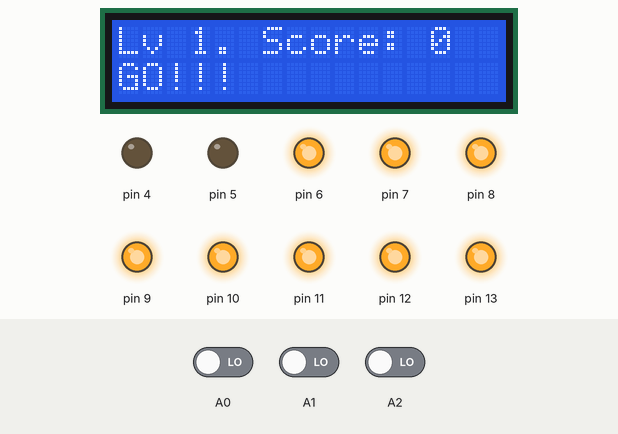
The sketch below on a simulated Arduino Uno, built with avr-gcc and run on an emulated ATmega328P. Shown: 16×2 character LCD, output pins drawn as LEDs (lit = HIGH). Dashed ring = blinking. The test bench sets the inputs (shaded band); at power-on: A1 LOW, A0 LOW, A2 LOW. Random numbers use the default seed unless the sketch sets one; what the sketch prints to the serial monitor is not drawn.

Above: at 1.7 s.
1.8 s: A1 driven HIGH
At 5.0 s:
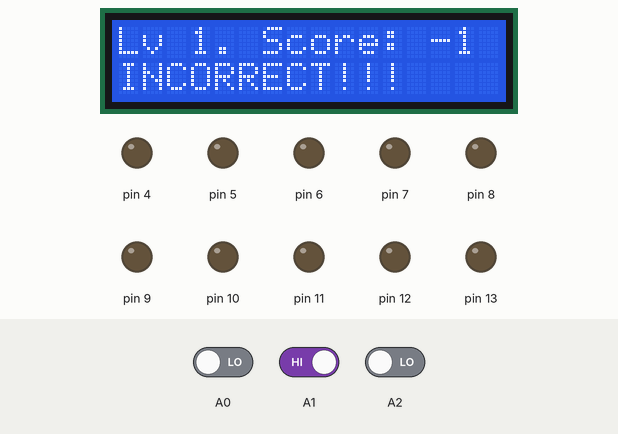
12.7 s: A1 driven LOW
At 14.1 s:
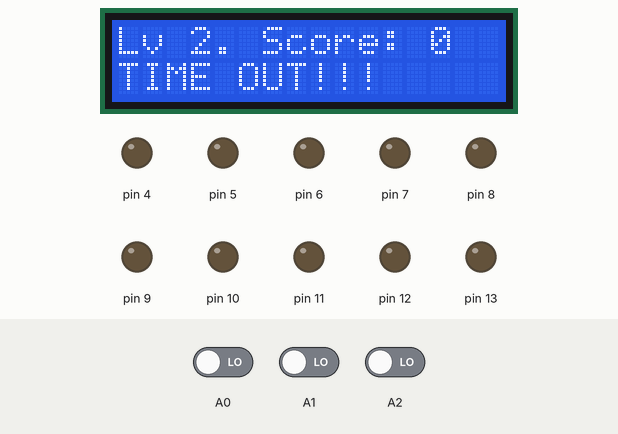
21.9 s: A0 driven HIGH
At 24.9 s:
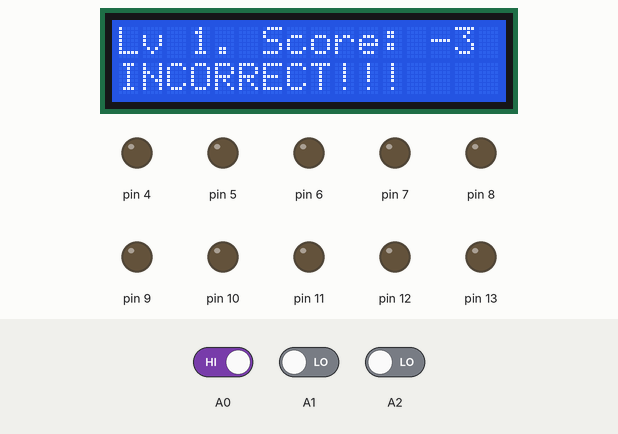
27.9 s: A1 driven HIGH
At 32.4 s:
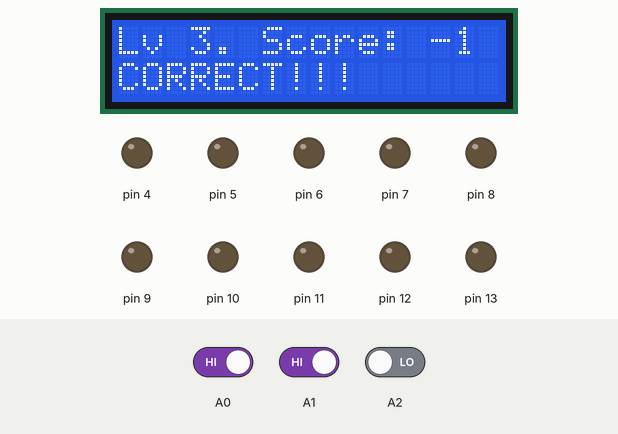
38.2 s: A2 driven HIGH
At 45.3 s:
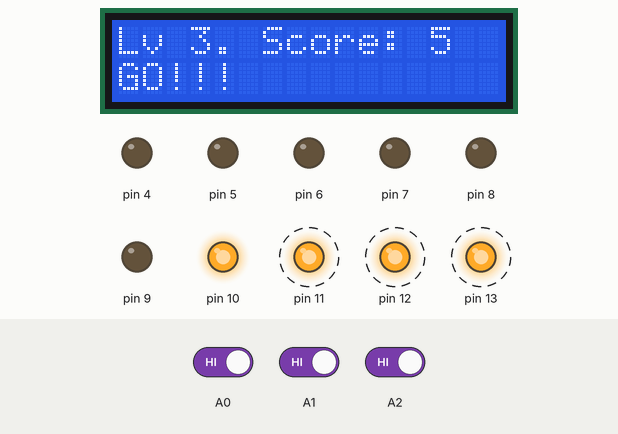
45.4 s: A0 driven LOW
At 60.6 s:
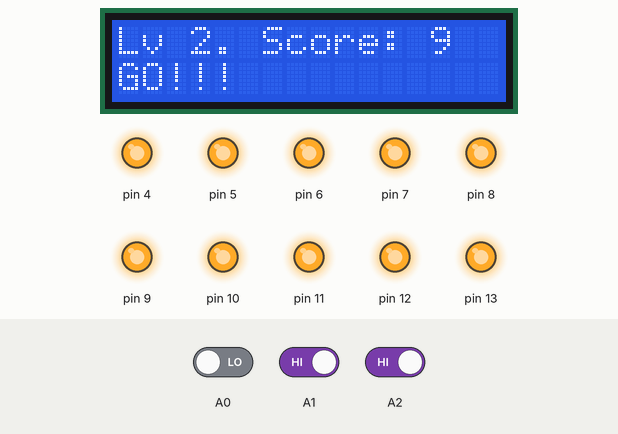
Timing chart, 0 to 87.2 s (numbered marks = the images above; inputs shaded):
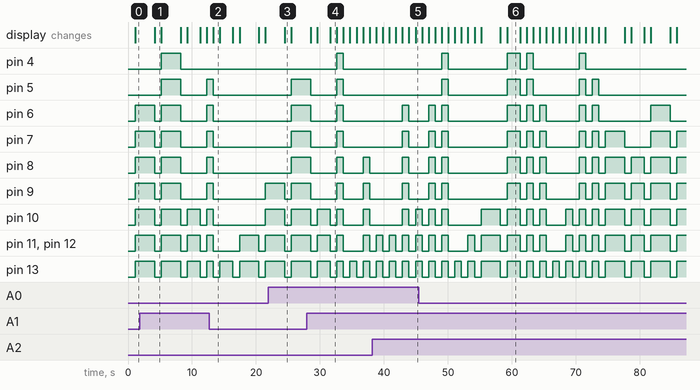

Measured:
- what the display in image 1 shows lasts 1.0 s, from 4.2 s to 5.2 s

The sketch:

Task_5.ino
```cpp
#include <Wire.h>
#include <LiquidCrystal_I2C.h>

LiquidCrystal_I2C lcd(0x27, 16, 2);
int level = 1;
int second = (4 - level) * 1000;
int score = 0;
int valuetrue = 0;   //the value from right button after clicking time
int valuefalse1 = 0; // the value from other
int valuefalse2 = 0; // 2 wrong buttons


void turnONlight(int number) // for 'number' is the number of lights that turn ON
{
  int start = 13 - number + 1;
  for (int i = start; i <= 13; i++)
  {
    digitalWrite(i, HIGH);
  }
}

void turnOFFalllight()
{
  for (int i = 4; i <= 13; i++)
  {
    digitalWrite(i, LOW);
  }
}

void Getresult(int number)
{
  int rightanswer = number % 3;
  Serial.println(rightanswer);
  delay(second); // delay seconds for clicking
  switch (rightanswer) {
  case 0: // x%3 = 0 -> button left is correct
    valuetrue = digitalRead(A0);
    valuefalse1 = digitalRead(A1);
    valuefalse2 = digitalRead(A2);
    break;
  case 1: // button middle is correct
    valuefalse1 = digitalRead(A0);
    valuetrue = digitalRead(A1);
    valuefalse2 = digitalRead(A2);
    break;
  case 2: //button right is correct
    valuefalse1 = digitalRead(A0);
    valuefalse2 = digitalRead(A1);
    valuetrue = digitalRead(A2);
    break;
  }
}

void Checkresult(int valtrue, int valfalse1, int valfalse2)
{
  if(valtrue == 1) //clicked correctly
  {
    score++;
    if (level < 3)
    {
      level++;
    }
    // if level is 3 do nothing about Level
    lcd.clear();
    lcd.setCursor(0, 0);
    lcd.print(String("Lv ") + String(level) + String(". Score: ") + String(score));
    lcd.setCursor(0, 1);
    lcd.print("CORRECT!!!");
  }
  else //right button is not clicked
  {
    score--;
    if (valfalse1 == 0 && valfalse2 == 0) //both wrong buttons are not clicked
    {
      if (level > 1)
      {
        level--;
      }
      //if level is 1 do nothing about Level
      lcd.clear();
      lcd.setCursor(0, 0);
      lcd.print(String("Lv ") + String(level) + String(". Score: ") + String(score));
      lcd.setCursor(0, 1);
      lcd.print("TIME OUT!!!");
    }
    else // click wrong button
    {
      level = 1;
      lcd.clear();
      lcd.setCursor(0, 0);
      lcd.print(String("Lv ") + String(level) + String(". Score: ") + String(score));
      lcd.setCursor(0, 1);
      lcd.print("INCORRECT!!!");
    }
  }
  // set new delay seconds
  second = (4 - level) * 1000;
  // reset check value for 3 buttons
  valuetrue = 0;
  valuefalse1 = 0;
  valuefalse2 = 0;
}

void setup(){
  lcd.init();
  lcd.begin(16,2);
  lcd.backlight();
  lcd.setCursor(0,0);
  lcd.print(String("Lv ") + String(level) + String(". Score: ") + String(score));
  lcd.setCursor(0, 1);
  lcd.print("READY");
  Serial.begin(9600);
  pinMode(A0, INPUT);
  pinMode(A1, INPUT);
  pinMode(A2, INPUT);
  for (int i = 4; i <= 13; i++)
  {
    pinMode(i, OUTPUT);
  }
}

void loop() {
  delay(1000);
  lcd.clear();
  lcd.setCursor(0, 0);
  lcd.print(String("Lv ") + String(level) + String(". Score: ") + String(score));
  lcd.setCursor(0, 1);
  lcd.print("GO!!!");
  int number = random(1, 11); //number of ON light random from 1 to 10
  turnONlight(number);
  Getresult(number);
  Checkresult(valuetrue, valuefalse1, valuefalse2);
  //lcd.clear();
  turnOFFalllight();
}
```
